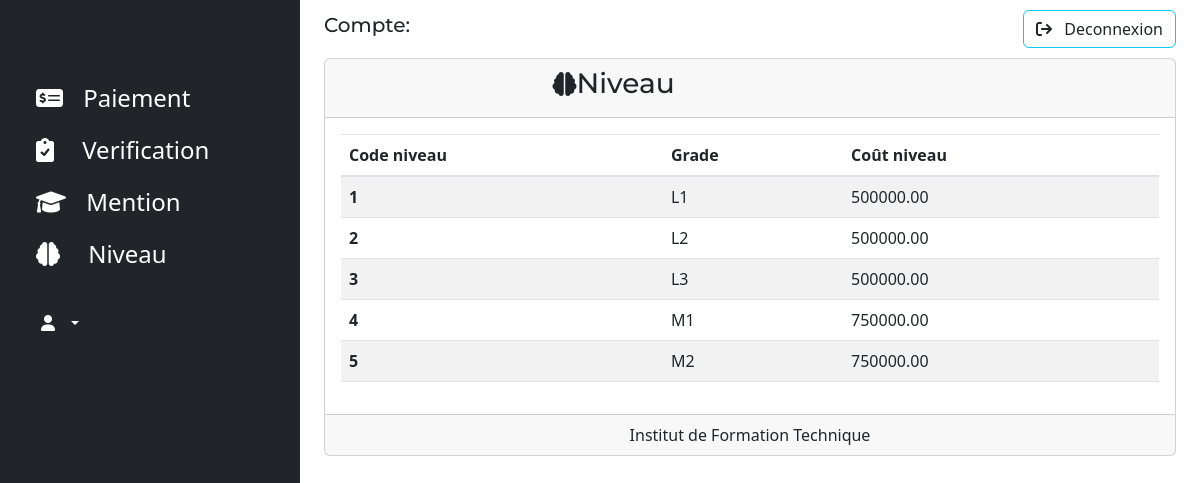
The page /index.php/controlle/niveau on the database its author committed.
### tables this page shows
CREATE TABLE IF NOT EXISTS `niveau` (
  `Code_Niveau` int(11) NOT NULL AUTO_INCREMENT,
  `Grade` varchar(50) NOT NULL,
  `Cout_niveau` decimal(10,2) NOT NULL DEFAULT 0.00,
  `Description` text DEFAULT NULL,
  PRIMARY KEY (`Code_Niveau`),
  UNIQUE KEY `Grade` (`Grade`)
);

### application/controllers/controlle.php (called while the page is built, shortened)
<?php
class controlle extends CI_Controller {
	public function niveau()
	{
		$matniv['modniv'] = $this->mode->get_Niveau('niveau');
		$this->load->view('niveau',$matniv);
	}
	}

### index.php (called while the page is built, shortened)
<?php
require_once BASEPATH.'core/CodeIgniter.php';

### application/models/mode.php (called while the page is built, shortened)
<?php
class mode extends CI_Model {
    public function get_Niveau() {
        $query = $this->db->get('niveau');
        return $query->result();
    }
    }
?>

### application/views/niveau.php (the view, shortened to what this page needs)
?><!DOCTYPE html>
<html lang="en">
<head>
	<link rel="stylesheet" href="<?php echo base_url()?>assets/Bootstrap/css/bootstrap.min.css">
	<link rel="stylesheet" href="<?php echo base_url()?>assets/fontawesome-free-6.0.0-beta3-web/css/all.css">
	<link rel="stylesheet" href="<?php echo base_url()?>assets/style.css">
	<link rel="stylesheet" href="https://cdn.jsdelivr.net/npm/bootstrap-icons@1.11.2/font/bootstrap-icons.min.css">
<link href="https://maxcdn.bootstrapcdn.com/bootstrap/4.5.2/css/bootstrap.min.css" rel="stylesheet">
<link href="https://cdn.jsdelivr.net/npm/bootstrap@5.3.0/dist/css/bootstrap.min.css" rel="stylesheet">
</head>
<body>
	<div class="container-fluid">
		<div class="row flex-nowrap">
			<div class="bg-dark col-auto col-md-4 col-lg-3 min-vh-100 " >
				<div class="gb-dark p-2">
					<a class="d-flex text-decoration-none mt-1 align-items-center text-white" >
					</a>
					<ul class="nav nav-pills flex-column mt-4">
						<li class="nav-item py-2 py-sm-0">
							<a href="<?php echo site_url('controlle/payement')?>" class="nav-link text-white" aria-current="page">
								<i class="fs-4 fa fa-money-check-dollar"></i>
								<span class="fs-4 ms-3 d-none d-sm-inline">Paiement</span>
							</a>
						</li>
						<li class="nav-item py-2 py-sm-0">
							<a href="<?php echo site_url('controlle/verification')?>" class="nav-link text-white" aria-current="page">
								<i class="fs-4 fa fa-clipboard-check"></i>
								<span class="fs-4 ms-4 d-none d-sm-inline">Verification</span>
							</a>
						</li><?php if ($this->session->userdata('type_compte') == 1 or $this->session->userdata('type_compte') == 2){ ?>
						<li class="nav-item py-2 py-sm-0">
							<a href="<?php echo site_url('controlle/etudiant')?>" class="nav-link text-white" aria-current="page">
								<i class="fs-4 fa fa-user-graduate"></i>
								<span class="fs-4 ms-4 d-none d-sm-inline">Etudiant</span>
							</a>
						</li><?php } ?>
						<li class="nav-item py-2 py-sm-0">
							<a href="<?php echo site_url('controlle/mention')?>" class="nav-link text-white" aria-current="page">
								<i class="fs-4 fa fa-graduation-cap"></i>
								<span class="fs-4 ms-3 d-none d-sm-inline">Mention</span>
							</a>
						</li>
						<li class="nav-item">
							<a href="<?php echo site_url('controlle/niveau')?>" class="nav-link text-white" aria-current="page">
								<i class="fs-4 fa fa-brain"></i>
								<span class="fs-4 ms-4 d-none d-sm-inline">Niveau</span>
							</a>
						</li>
					</ul>
				</div>
				<div class="dropdown open p-3">
    <button class="btn border-none dropdown-toggle text-white" type="button" id="triggerId" data-toggle="dropdown" aria-expanded="false">
        <i class="fa fa-user"></i><span class="ms-2 d-none d-sm-inline"><?php echo $this->session->userdata('admin_name'); ?></span>
    </button>
</div></div>
			<div class="col-lg ">
			<nav class="navbar">
  				<div class="container">
    				<a class="navbar-brand text-dark"><h5>Compte: <?php echo $this->session->userdata('admin_name'); ?></h5></a>
            <a href="<?php echo base_url('index.php/controlle/Logout')?>">
                    <button class="btn btn-outline-info text-dark" type="submit">
                      <i class="fa-solid  fa-arrow-right-from-bracket"></i>
						<p class="ms-2 d-none d-sm-inline">Deconnexion</p>
					 </button>
                    </a>
      			</div>
			</nav>
		<div class="container">
            <div class="card">
            <div class="card-header">
                    <div class="row g-0 text-center">
                     <div class="col-sm-6 col-md-8 "><h3><i class="fs-4 fa fa-brain"></i>Niveau</h3></div>
                    <div class="col-6 col-md-4"><?php if ($this->session->userdata('type_compte') == 1 or $this->session->userdata('type_compte') == 2){ ?>
                        <div class="d-grid gap-2 d-md-flex justify-content-md-end">
                        <button type="button" class="btn btn-primary" data-bs-toggle="modal" data-bs-target="#niveauModal"><i class="fs-5 fa fa-add"></i>Ajouter</button>
                        </div><?php } ?>
                    </div>
                    </div>
                </div>
                <div class="card-body">
                <table class="table table-striped table-hover">
  <thead>
    <tr>
      <th>Code niveau</th>
      <th>Grade</th>
      <th>Coût niveau</th>
    </tr>
  </thead>
  <?php if(isset($modniv) && (is_array($modniv) || is_object($modniv))): ?>
  <tbody><?php foreach($modniv as $niveau): ?>
    <tr>
      <th><?php echo $niveau->Code_Niveau; ?></th>
      <td><?php echo $niveau->Grade; ?></td>
      <td><?php echo $niveau->Cout_niveau; ?></td>
    </tr>
    <?php endforeach;?>
  </tbody>
  <?php endif?>
</table>
                </div>
                <div class="card-footer">
                <center>Institut de Formation Technique </center>
  </div>
        </div>
</div>
	</div>
</body>
</html>

### rows shown on the page
niveau: Code_Niveau "1", Grade "L1", Cout_niveau "500000.00"
niveau: Code_Niveau "2", Grade "L2", Cout_niveau "500000.00"
niveau: Code_Niveau "3", Grade "L3", Cout_niveau "500000.00"
niveau: Code_Niveau "4", Grade "M1", Cout_niveau "750000.00"
niveau: Code_Niveau "5", Grade "M2", Cout_niveau "750000.00"
